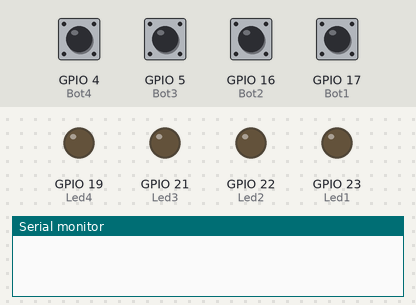
This program was run on a simulated ESP32. Parts: output pins drawn as LEDs (lit = HIGH), the last lines printed to the serial monitor. Inputs (shaded band) come from the test bench; at power-on: GPIO 4 (Bot4), GPIO 5 (Bot3), GPIO 16 (Bot2), GPIO 17 (Bot1) HIGH. Random numbers use the default seed unless the program sets one.

Above: at 1.2 s.
1.3 s: GPIO 5 (Bot3) pulled LOW for 0.15 s
At 2.5 s:
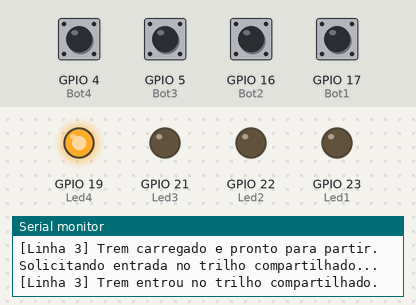
4.4 s: GPIO 16 (Bot2) pulled LOW for 0.15 s
At 4.9 s:
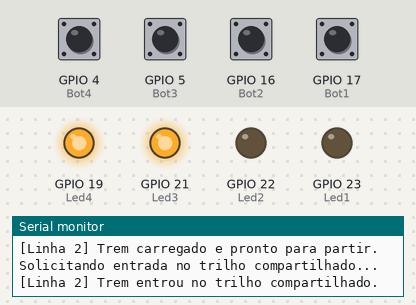
7.5 s: GPIO 4 (Bot4) pulled LOW for 0.15 s
At 8.7 s:
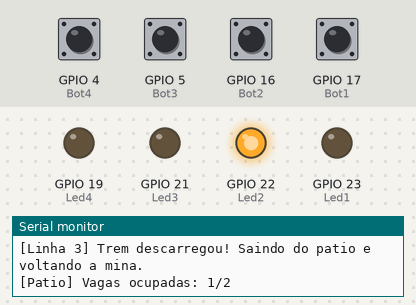
9.1 s: GPIO 17 (Bot1) pulled LOW for 0.15 s
At 9.6 s:
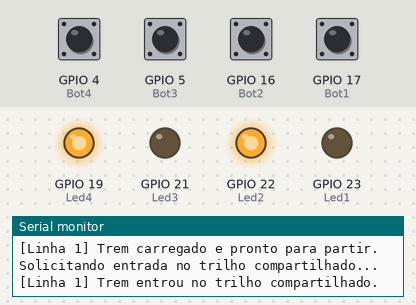
12.2 s: GPIO 4 (Bot4) pulled LOW for 1 s
At 13.6 s:
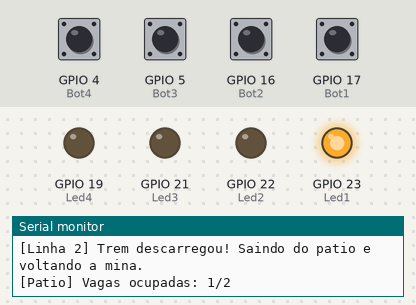
14.7 s: GPIO 5 (Bot3) pulled LOW for 1 s
At 16.2 s:
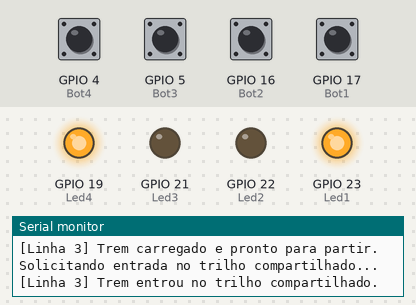
Timing chart, 0 to 18.4 s (numbered marks = the images above; inputs shaded):
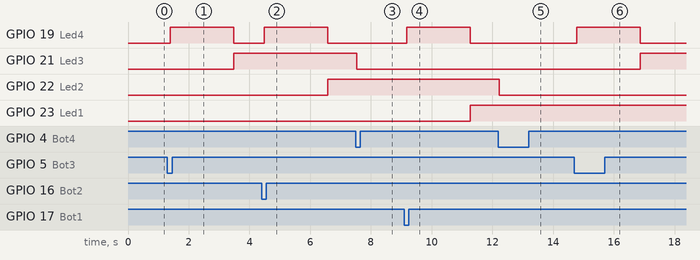

The program:

main.cpp
```cpp
#include <Arduino.h>

#define Bot1 17	//Botão 1
#define Bot2 16	//Botão 2
#define Bot3 5	//Botão 3
#define Bot4 4	//Botão 4
#define Led1 23	//LED 1
#define Led2 22	//LED 2
#define Led3 21	//LED 3
#define Led4 19	//LED 4

uint8_t vetorLeds[3] = {Led1, Led2, Led3}; //Vetor para acender os respectivos leds dentro das tasks criadas.
uint8_t vetorTasksAguardaDescarregar[2] = {0, 0};

TaskHandle_t task1Handle, task2Handle, task3Handle, task4Handle; //Handles das tasks

//Configurações do sistema
int capacidade_patio = 2; //Quantidade de vagas no pátio.
int total_no_patio = 0; //Variável contadora do número de trens no pátio.
int delayDebounce = 750; //ms
SemaphoreHandle_t vagas_patio; //Semáforo controlador das vagas do pátio, com a capacidade devida de 2 trens.
SemaphoreHandle_t trilho_compartilhado; //Semáforo para o trilho compartilhado, de capacidade 1.
SemaphoreHandle_t serialMutex; //Mutex para controle de envio de mensagens ao Serial.

//Configurações de descarga
int randInt; //Número inteiro aleatório para descarregar o pátio.
uint8_t resultado; //Resultado do sorteio para descarga do pátio.

typedef struct { //Struct para definir atributos das configurações de cada task a partir da função genérica trem_produtor
	int id;
	SemaphoreHandle_t iniciar_rota;
	SemaphoreHandle_t descarregar;
	bool aguardaDescarregar;
	bool rotaFinalizada;
} ConfigTask_t;

ConfigTask_t configTask1, configTask2, configTask3; //Variáveis de configuração (struct com 3 atributos)

//Declaração de funções
void trem_produtor(void*); //Função a ser repassada como tasks ao FreeRTOS, representando cada trem das linhas.

//Rotinas de Serviço de Interrupção de Hardware pelos botões
void IRAM_ATTR ISR_Bot1(){
	static TickType_t tempoAnt = 0; //Define uma variável estática para guardar o valor do tempo anterior na última chamada (realizar debounce).
	TickType_t tempoAtu = xTaskGetTickCountFromISR(); //Retornar o tempo em ticks do tempo decorrido desde o início da task.

	if (tempoAtu - tempoAnt >= pdMS_TO_TICKS(delayDebounce)){ //IF do debounce.
		BaseType_t taskMaiorPrioridade = pdFALSE; //Define variável para ver se a prioridade da task na CPU é maior que da task na RAM
		if (configTask1.rotaFinalizada){
			xSemaphoreGiveFromISR(configTask1.iniciar_rota, &taskMaiorPrioridade); //aumenta em 1 o valor do semáforo que permite a task ser iniciada, alterando o taskMaiorPrioridade para pdTRUE caso a task parada pelo semáforo tiver prioridade maior que a task interrompida pelo botão.
			portYIELD_FROM_ISR(taskMaiorPrioridade); //Se taskMaiorPrioridade for pdTRUE, o scheduler pula direto para essa task.
		}

		tempoAnt = tempoAtu; //Atualização de tempoAnt.
	}
}
//Idem para as outras rotinas de interrupção.
void IRAM_ATTR ISR_Bot2(){
	static TickType_t tempoAnt = 0;
	TickType_t tempoAtu = xTaskGetTickCountFromISR();

	if (tempoAtu - tempoAnt >= pdMS_TO_TICKS(delayDebounce)){
		BaseType_t taskMaiorPrioridade = pdFALSE;
		if (configTask2.rotaFinalizada){
			xSemaphoreGiveFromISR(configTask2.iniciar_rota, &taskMaiorPrioridade);
			portYIELD_FROM_ISR(taskMaiorPrioridade);
		}

		tempoAnt = tempoAtu;
	}
}
void IRAM_ATTR ISR_Bot3(){
	static TickType_t tempoAnt = 0;
	TickType_t tempoAtu = xTaskGetTickCountFromISR();

	if (tempoAtu - tempoAnt >= pdMS_TO_TICKS(delayDebounce)){
		BaseType_t taskMaiorPrioridade = pdFALSE;
		if (configTask3.rotaFinalizada){
			xSemaphoreGiveFromISR(configTask3.iniciar_rota, &taskMaiorPrioridade);
			portYIELD_FROM_ISR(taskMaiorPrioridade);
		}

		tempoAnt = tempoAtu;
	}
}
void IRAM_ATTR ISR_Bot4(){
	static TickType_t tempoAnt = 0;
	TickType_t tempoAtu = xTaskGetTickCountFromISR();

	if (tempoAtu - tempoAnt >= pdMS_TO_TICKS(delayDebounce)){
		BaseType_t taskMaiorPrioridade = pdFALSE;

		//Lógica para avaliar quais tarefas esperam no pátio no momento dessa chamada
		bool val1, val2, val3; //Valores booleanos paraconstruir as expressões de lógica
		val1 = configTask1.aguardaDescarregar;
		val2 = configTask2.aguardaDescarregar;
		val3 = configTask3.aguardaDescarregar;
		resultado = 0;
		if ((!val1 and !val2 and val3) or (!val1 and val2 and !val3) or (val1 and !val2 and !val3)){ //Se só tem um trem esperando descarregar,
			if (val1){xSemaphoreGiveFromISR(configTask1.descarregar, &taskMaiorPrioridade);}		 //descarregue-o
			if (val2){xSemaphoreGiveFromISR(configTask2.descarregar, &taskMaiorPrioridade);}
			if (val3){xSemaphoreGiveFromISR(configTask3.descarregar, &taskMaiorPrioridade);}
			portYIELD_FROM_ISR(taskMaiorPrioridade);
		}
		if ((!val1 and val2 and val3) or (val1 and !val2 and val3) or (val1 and val2 and !val3)){ //Se há dois trens esperando para descarregar,
			if (!val1){																			  //e são so trens 2 e 3,
				vetorTasksAguardaDescarregar[0] = 2;											  //armazena essa informação num vetor.
				vetorTasksAguardaDescarregar[1] = 3;
			}
			if (!val2){																			  //e são so trens 1 e 3,
				vetorTasksAguardaDescarregar[0] = 1;											  //armazena essa informação num vetor.
				vetorTasksAguardaDescarregar[1] = 3;
			}
			if (!val3){																			  //e são so trens 1 e 2,
				vetorTasksAguardaDescarregar[0] = 1;											  //armazena essa informação num vetor.
				vetorTasksAguardaDescarregar[1] = 2;
			}
			randInt = rand() % 2; //Sorteia um número (0 ou 1)
			resultado = vetorTasksAguardaDescarregar[randInt]; //E pega o trem corresponendente do vetor para passar para o switch em seguida
			switch (resultado){
				case 1:
					if (configTask1.aguardaDescarregar){
						xSemaphoreGiveFromISR(configTask1.descarregar, &taskMaiorPrioridade); break; //Se for 1, ativa o semáforo descarregar da tarefa 1.
					}
				case 2:
					if (configTask2.aguardaDescarregar){
						xSemaphoreGiveFromISR(configTask2.descarregar, &taskMaiorPrioridade); break; //Assim por diante.
					}
				case 3:
					if (configTask3.aguardaDescarregar){
						xSemaphoreGiveFromISR(configTask3.descarregar, &taskMaiorPrioridade); break; // -
					}
				default: break;
			}
			portYIELD_FROM_ISR(taskMaiorPrioridade);
		}

		tempoAnt = tempoAtu;
	}
}

//Função modelo das tasks.
void trem_produtor(void *pvParameters){
	ConfigTask_t *config = (ConfigTask_t*)pvParameters;

	while (true){ //loop contínuo (task sempre rodando)
		if (xSemaphoreTake(config -> iniciar_rota, portMAX_DELAY) == pdTRUE){ //Se o semáforo iniciar_rota, do struct config estiver em 1 (botão do trem respectivo pressionado), continua
			config -> rotaFinalizada = false;

			if (xSemaphoreTake(serialMutex, portMAX_DELAY) == pdTRUE){
				Serial.print("[Linha "); Serial.print(config -> id); Serial.println("] Trem carregado e pronto para partir. Solicitando entrada no trilho compartilhado...");
				xSemaphoreGive(serialMutex);
			}

			if (xSemaphoreTake(trilho_compartilhado, portMAX_DELAY) == pdTRUE){ //O if só é executado quando o trilho estiver vago.
				if (xSemaphoreTake(serialMutex, portMAX_DELAY) == pdTRUE){
					Serial.print("[Linha "); Serial.print(config -> id); Serial.println("] Trem entrou no trilho compartilhado.");
					xSemaphoreGive(serialMutex);
				}
				digitalWrite(Led4, HIGH); //Led 4 ligado demonstrando que há um trem no trilho compartilhado

				vTaskDelay(pdMS_TO_TICKS(2000)); //Tempo de travessia do trilho.

				if (xSemaphoreTake(serialMutex, portMAX_DELAY) == pdTRUE){
					Serial.print("[Linha "); Serial.print(config -> id); Serial.println("] Trem chegou ao fim do trilho. Aguardando pela entrada no patio.");
					xSemaphoreGive(serialMutex);
				}

				if (xSemaphoreTake(vagas_patio, portMAX_DELAY) == pdTRUE){ //No final do trilho compatilhado, o trem espera a entrada no pátio. Durante esse tempo, outro trem não pode entrar no trilho compartilhado.
					xSemaphoreGive(trilho_compartilhado); //O trem entra no pátio e o trilho compatilhado torna-se disponível.
					total_no_patio++;
					if (xSemaphoreTake(serialMutex, portMAX_DELAY) == pdTRUE){
						Serial.print("[Linha "); Serial.print(config -> id); Serial.println("] Trem entrou no patio. Descarregando...");
						Serial.print("[Patio] Vagas ocupadas: "); Serial.print(total_no_patio); Serial.print("/"); Serial.println(capacidade_patio);
						xSemaphoreGive(serialMutex);
					}
					digitalWrite(Led4, LOW); //Led indicador de trem no trilho compartilhado desliga.
					digitalWrite(vetorLeds[(config -> id) - 1], HIGH); //O Led do trem da config -> id correspondente acende, indicando sua presença no pátio de descarga.

					config -> aguardaDescarregar = true;
					if (xSemaphoreTake(config -> descarregar, portMAX_DELAY) == pdTRUE){ //enquanto o semáforo do agente descarregador estiver em 0 (não acionado e sorteado), a task fica presa aqui esperando. Quando a interrupção for chamada, vira 1 e executa as linhas seguintes.
						config -> aguardaDescarregar = false;
						xSemaphoreGive(vagas_patio); //O semáforo de controle do pátio decresce de uma unidade.
						total_no_patio--; //O contador de trens no pátio descresce em uma unidade.
						if (xSemaphoreTake(serialMutex, portMAX_DELAY) == pdTRUE){
							Serial.print("[Linha "); Serial.print(config -> id); Serial.println("] Trem descarregou! Saindo do patio e voltando a mina.");
							Serial.print("[Patio] Vagas ocupadas: "); Serial.print(total_no_patio); Serial.print("/"); Serial.println(capacidade_patio);
							xSemaphoreGive(serialMutex);
						}
						digitalWrite(vetorLeds[(config -> id) - 1], LOW);
					}
				}
			}
			config -> rotaFinalizada = true;
		}
	}
}


//Setup do das portas e das tasks.
void setup(){
	Serial.begin(9600); //Iniciando comunicação serial para monitoramento do sistema.
	pinMode(Bot1, INPUT_PULLUP); //Entrada digital:
	pinMode(Bot2, INPUT_PULLUP); //Entrada digital:
	pinMode(Bot3, INPUT_PULLUP); //Entrada digital:
	pinMode(Bot4, INPUT_PULLUP); //Entrada digital:
	pinMode(Led1, OUTPUT); //Saída digital:
	pinMode(Led2, OUTPUT); //Saída digital:
	pinMode(Led3, OUTPUT); //Saída digital:
	pinMode(Led4, OUTPUT); //Saída digital:

	//Definição dos semáforos
	vagas_patio = xSemaphoreCreateCounting(capacidade_patio, capacidade_patio);
	trilho_compartilhado = xSemaphoreCreateBinary();
	xSemaphoreGive(trilho_compartilhado);

	//Definição das interrupções por botões
	attachInterrupt(digitalPinToInterrupt(Bot1), ISR_Bot1, FALLING);
	attachInterrupt(digitalPinToInterrupt(Bot2), ISR_Bot2, FALLING);
	attachInterrupt(digitalPinToInterrupt(Bot3), ISR_Bot3, FALLING);
	attachInterrupt(digitalPinToInterrupt(Bot4), ISR_Bot4, FALLING);

	//Definição dos semáforos das tasks.
	configTask1.iniciar_rota = xSemaphoreCreateBinary();
	configTask2.iniciar_rota = xSemaphoreCreateBinary();
	configTask3.iniciar_rota = xSemaphoreCreateBinary();
	configTask1.descarregar = xSemaphoreCreateBinary();
	configTask2.descarregar = xSemaphoreCreateBinary();
	configTask3.descarregar = xSemaphoreCreateBinary();


	//Definição do mutex e atribuição de 1 (Serial disponível) para controle de envio de mensagens ao Serial.
	serialMutex = xSemaphoreCreateBinary();
	xSemaphoreGive(serialMutex);

	//Atribuição dos IDs de cada tarefa.
	configTask1.id = 1;
	configTask2.id = 2;
	configTask3.id = 3;

	//Definição do estado rotaFinalizada.
	configTask1.rotaFinalizada = true;
	configTask2.rotaFinalizada = true;
	configTask3.rotaFinalizada = true;

	//Criação das tarefas. Cada ima recebe um nome, parâmetros da função genérica trem_produtor e uma handle para fins de padronização.
	xTaskCreate(trem_produtor, "Task Trem 1", 2048, (void*)&configTask1, 1, &task1Handle);
	xTaskCreate(trem_produtor, "Task Trem 2", 2048, (void*)&configTask2, 1, &task2Handle);
	xTaskCreate(trem_produtor, "Task Trem 3", 2048, (void*)&configTask3, 1, &task3Handle);
}

//Loop: inutilizado.
void loop(){
	vTaskDelete(NULL);
}
```

Measured:
- after the input at 1.3 s, GPIO 19 (Led4): LOW → HIGH after 0.08 s, → LOW 2.1 s later; GPIO 21 (Led3): LOW → HIGH after 2.2 s
- after the input at 4.4 s, GPIO 19 (Led4): LOW → HIGH after 0.08 s, → LOW 2.1 s later; GPIO 22 (Led2): LOW → HIGH after 2.2 s
- after the input at 7.5 s, GPIO 21 (Led3): HIGH → LOW at once
- after the input at 9.1 s, GPIO 19 (Led4): LOW → HIGH after 0.08 s, → LOW 2.1 s later; GPIO 23 (Led1): LOW → HIGH after 2.2 s
- after the input at 12.2 s, GPIO 22 (Led2): HIGH → LOW at once
- after the input at 14.7 s, GPIO 19 (Led4): LOW → HIGH after 0.08 s, → LOW 2.1 s later; GPIO 21 (Led3): LOW → HIGH after 2.2 s
